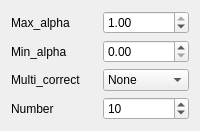
             <widget class="QWidget" name="to_anova">
              <layout class="QGridLayout" name="gridLayout_23">
               <item row="0" column="0">
                <widget class="QLabel" name="label_10">
                 <property name="text">
                  <string>Max_alpha</string>
                 </property>
                </widget>
               </item>
               <item row="0" column="1">
                <widget class="QDoubleSpinBox" name="doubleSpinBox_anova_alpha_max">
                 <property name="maximum">
                  <double>1.000000000000000</double>
                 </property>
                 <property name="singleStep">
                  <double>0.010000000000000</double>
                 </property>
                 <property name="value">
                  <double>1.000000000000000</double>
                 </property>
                </widget>
               </item>
               <item row="1" column="0">
                <widget class="QLabel" name="label_17">
                 <property name="text">
                  <string>Min_alpha</string>
                 </property>
                </widget>
               </item>
               <item row="1" column="1">
                <widget class="QDoubleSpinBox" name="doubleSpinBox_anova_alpha_min">
                 <property name="maximum">
                  <double>1.000000000000000</double>
                 </property>
                 <property name="singleStep">
                  <double>0.010000000000000</double>
                 </property>
                 <property name="value">
                  <double>0.000000000000000</double>
                 </property>
                </widget>
               </item>
               <item row="2" column="0">
                <widget class="QLabel" name="label_11">
                 <property name="text">
                  <string>Multi_correct</string>
                 </property>
                </widget>
               </item>
               <item row="2" column="1">
                <widget class="QComboBox" name="comboBox_anova_multicorrect">
                 <item>
                  <property name="text">
                   <string>None</string>
                  </property>
                 </item>
                 <item>
                  <property name="text">
                   <string>FDR</string>
                  </property>
                 </item>
                 <item>
                  <property name="text">
                   <string>FWE</string>
                  </property>
                 </item>
                </widget>
               </item>
               <item row="3" column="0">
                <widget class="QLabel" name="label_35">
                 <property name="text">
                  <string>Number</string>
                 </property>
                </widget>
               </item>
               <item row="3" column="1">
                <widget class="QSpinBox" name="spinBox_anova_num">
                 <property name="maximum">
                  <number>10000</number>
                 </property>
                 <property name="singleStep">
                  <number>5</number>
                 </property>
                 <property name="value">
                  <number>10</number>
                 </property>
                </widget>
               </item>
              </layout>
             </widget>
